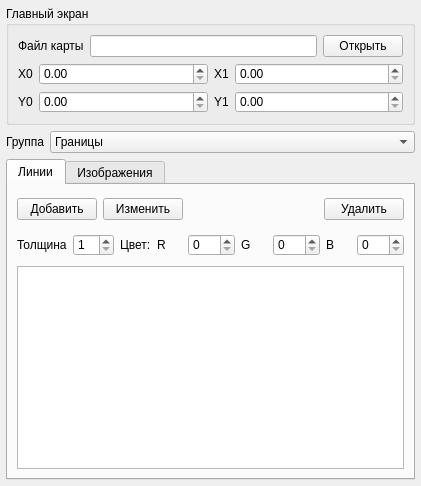
<?xml version="1.0" encoding="UTF-8"?>
<ui version="4.0">
 <class>AdminForm</class>
 <widget class="QWidget" name="AdminForm">
  <property name="windowModality">
   <enum>Qt::NonModal</enum>
  </property>
  <property name="geometry">
   <rect>
    <x>0</x>
    <y>0</y>
    <width>421</width>
    <height>486</height>
   </rect>
  </property>
  <property name="windowTitle">
   <string>Управление</string>
  </property>
  <layout class="QVBoxLayout" name="verticalLayout_2">
   <property name="leftMargin">
    <number>6</number>
   </property>
   <property name="topMargin">
    <number>6</number>
   </property>
   <property name="rightMargin">
    <number>6</number>
   </property>
   <property name="bottomMargin">
    <number>6</number>
   </property>
   <item>
    <widget class="QGroupBox" name="groupBox">
     <property name="sizePolicy">
      <sizepolicy hsizetype="Preferred" vsizetype="Fixed">
       <horstretch>0</horstretch>
       <verstretch>0</verstretch>
      </sizepolicy>
     </property>
     <property name="title">
      <string>Главный экран</string>
     </property>
     <layout class="QVBoxLayout" name="verticalLayout">
      <item>
       <widget class="QFrame" name="frame">
        <property name="sizePolicy">
         <sizepolicy hsizetype="Preferred" vsizetype="Preferred">
          <horstretch>0</horstretch>
          <verstretch>0</verstretch>
         </sizepolicy>
        </property>
        <property name="styleSheet">
         <string notr="true">QFrame {
border: none;
}</string>
        </property>
        <property name="frameShape">
         <enum>QFrame::StyledPanel</enum>
        </property>
        <property name="frameShadow">
         <enum>QFrame::Raised</enum>
        </property>
        <layout class="QGridLayout" name="gridLayout">
         <property name="leftMargin">
          <number>0</number>
         </property>
         <property name="topMargin">
          <number>0</number>
         </property>
         <property name="rightMargin">
          <number>0</number>
         </property>
         <property name="bottomMargin">
          <number>0</number>
         </property>
         <item row="0" column="3">
          <widget class="QPushButton" name="bgImg">
           <property name="text">
            <string>Открыть</string>
           </property>
          </widget>
         </item>
         <item row="0" column="2">
          <widget class="QLineEdit" name="bgLine"/>
         </item>
         <item row="0" column="1">
          <widget class="QLabel" name="label">
           <property name="text">
            <string>Файл карты</string>
           </property>
          </widget>
         </item>
        </layout>
       </widget>
      </item>
      <item>
       <widget class="QFrame" name="frame_2">
        <property name="styleSheet">
         <string notr="true">QFrame {
border: none;
}</string>
        </property>
        <property name="frameShape">
         <enum>QFrame::StyledPanel</enum>
        </property>
        <property name="frameShadow">
         <enum>QFrame::Raised</enum>
        </property>
        <layout class="QGridLayout" name="gridLayout_2">
         <property name="leftMargin">
          <number>0</number>
         </property>
         <property name="topMargin">
          <number>0</number>
         </property>
         <property name="rightMargin">
          <number>0</number>
         </property>
         <property name="bottomMargin">
          <number>0</number>
         </property>
         <item row="0" column="1">
          <widget class="QDoubleSpinBox" name="x0">
           <property name="sizePolicy">
            <sizepolicy hsizetype="Expanding" vsizetype="Fixed">
             <horstretch>0</horstretch>
             <verstretch>0</verstretch>
            </sizepolicy>
           </property>
           <property name="maximum">
            <double>99999.990000000005239</double>
           </property>
          </widget>
         </item>
         <item row="1" column="2">
          <widget class="QLabel" name="label_4">
           <property name="text">
            <string>Y1</string>
           </property>
          </widget>
         </item>
         <item row="0" column="0">
          <widget class="QLabel" name="label_5">
           <property name="text">
            <string>X0</string>
           </property>
          </widget>
         </item>
         <item row="1" column="0">
          <widget class="QLabel" name="label_3">
           <property name="text">
            <string>Y0</string>
           </property>
          </widget>
         </item>
         <item row="1" column="1">
          <widget class="QDoubleSpinBox" name="y0">
           <property name="sizePolicy">
            <sizepolicy hsizetype="Expanding" vsizetype="Fixed">
             <horstretch>0</horstretch>
             <verstretch>0</verstretch>
            </sizepolicy>
           </property>
           <property name="maximum">
            <double>99999.990000000005239</double>
           </property>
          </widget>
         </item>
         <item row="0" column="2">
          <widget class="QLabel" name="label_2">
           <property name="text">
            <string>X1</string>
           </property>
          </widget>
         </item>
         <item row="0" column="3">
          <widget class="QDoubleSpinBox" name="x1">
           <property name="sizePolicy">
            <sizepolicy hsizetype="Expanding" vsizetype="Fixed">
             <horstretch>0</horstretch>
             <verstretch>0</verstretch>
            </sizepolicy>
           </property>
           <property name="maximum">
            <double>99999.990000000005239</double>
           </property>
          </widget>
         </item>
         <item row="1" column="3">
          <widget class="QDoubleSpinBox" name="y1">
           <property name="sizePolicy">
            <sizepolicy hsizetype="Expanding" vsizetype="Fixed">
             <horstretch>0</horstretch>
             <verstretch>0</verstretch>
            </sizepolicy>
           </property>
           <property name="maximum">
            <double>99999.990000000005239</double>
           </property>
          </widget>
         </item>
        </layout>
       </widget>
      </item>
     </layout>
    </widget>
   </item>
   <item>
    <widget class="QFrame" name="frame_3">
     <property name="sizePolicy">
      <sizepolicy hsizetype="Preferred" vsizetype="Fixed">
       <horstretch>0</horstretch>
       <verstretch>0</verstretch>
      </sizepolicy>
     </property>
     <property name="styleSheet">
      <string notr="true">QFrame {
border: none;
}</string>
     </property>
     <property name="frameShape">
      <enum>QFrame::StyledPanel</enum>
     </property>
     <property name="frameShadow">
      <enum>QFrame::Raised</enum>
     </property>
     <layout class="QFormLayout" name="formLayout">
      <property name="leftMargin">
       <number>0</number>
      </property>
      <property name="topMargin">
       <number>0</number>
      </property>
      <property name="rightMargin">
       <number>0</number>
      </property>
      <property name="bottomMargin">
       <number>0</number>
      </property>
      <item row="0" column="0">
       <widget class="QLabel" name="label_6">
        <property name="text">
         <string>Группа</string>
        </property>
       </widget>
      </item>
      <item row="0" column="1">
       <widget class="QComboBox" name="comboBox">
        <item>
         <property name="text">
          <string>Границы</string>
         </property>
        </item>
        <item>
         <property name="text">
          <string>Дороги</string>
         </property>
        </item>
        <item>
         <property name="text">
          <string>Трасса</string>
         </property>
        </item>
       </widget>
      </item>
     </layout>
    </widget>
   </item>
   <item>
    <widget class="QTabWidget" name="tabWidget">
     <property name="currentIndex">
      <number>0</number>
     </property>
     <widget class="QWidget" name="tab">
      <attribute name="title">
       <string>Линии</string>
      </attribute>
      <layout class="QVBoxLayout" name="verticalLayout_3">
       <item>
        <widget class="QFrame" name="frame_4">
         <property name="sizePolicy">
          <sizepolicy hsizetype="Preferred" vsizetype="Fixed">
           <horstretch>0</horstretch>
           <verstretch>0</verstretch>
          </sizepolicy>
         </property>
         <property name="minimumSize">
          <size>
           <width>0</width>
           <height>30</height>
          </size>
         </property>
         <property name="styleSheet">
          <string notr="true">QFrame {border: none;}</string>
         </property>
         <property name="frameShape">
          <enum>QFrame::StyledPanel</enum>
         </property>
         <property name="frameShadow">
          <enum>QFrame::Raised</enum>
         </property>
         <layout class="QGridLayout" name="gridLayout_3">
          <property name="leftMargin">
           <number>0</number>
          </property>
          <property name="topMargin">
           <number>0</number>
          </property>
          <property name="rightMargin">
           <number>0</number>
          </property>
          <property name="bottomMargin">
           <number>0</number>
          </property>
          <item row="0" column="1">
           <widget class="QPushButton" name="editLine">
            <property name="text">
             <string>Изменить</string>
            </property>
            <property name="checkable">
             <bool>false</bool>
            </property>
           </widget>
          </item>
          <item row="0" column="0">
           <widget class="QPushButton" name="addLine">
            <property name="text">
             <string>Добавить</string>
            </property>
           </widget>
          </item>
          <item row="0" column="3">
           <widget class="QPushButton" name="rmLine">
            <property name="text">
             <string>Удалить</string>
            </property>
           </widget>
          </item>
          <item row="0" column="2">
           <spacer name="horizontalSpacer">
            <property name="orientation">
             <enum>Qt::Horizontal</enum>
            </property>
            <property name="sizeHint" stdset="0">
             <size>
              <width>126</width>
              <height>20</height>
             </size>
            </property>
           </spacer>
          </item>
         </layout>
        </widget>
       </item>
       <item>
        <widget class="QFrame" name="frame_6">
         <property name="sizePolicy">
          <sizepolicy hsizetype="Preferred" vsizetype="Fixed">
           <horstretch>0</horstretch>
           <verstretch>0</verstretch>
          </sizepolicy>
         </property>
         <property name="minimumSize">
          <size>
           <width>0</width>
           <height>30</height>
          </size>
         </property>
         <property name="styleSheet">
          <string notr="true">QFrame {border: none;}</string>
         </property>
         <property name="frameShape">
          <enum>QFrame::StyledPanel</enum>
         </property>
         <property name="frameShadow">
          <enum>QFrame::Raised</enum>
         </property>
         <layout class="QGridLayout" name="gridLayout_5">
          <property name="leftMargin">
           <number>0</number>
          </property>
          <property name="topMargin">
           <number>0</number>
          </property>
          <property name="rightMargin">
           <number>0</number>
          </property>
          <property name="bottomMargin">
           <number>0</number>
          </property>
          <item row="0" column="1">
           <widget class="QLabel" name="label_7">
            <property name="text">
             <string>Толщина</string>
            </property>
           </widget>
          </item>
          <item row="0" column="2">
           <widget class="QSpinBox" name="bold">
            <property name="minimum">
             <number>1</number>
            </property>
            <property name="maximum">
             <number>10</number>
            </property>
           </widget>
          </item>
          <item row="0" column="6">
           <widget class="QSpinBox" name="red">
            <property name="minimum">
             <number>0</number>
            </property>
            <property name="maximum">
             <number>255</number>
            </property>
            <property name="value">
             <number>0</number>
            </property>
           </widget>
          </item>
          <item row="0" column="8">
           <widget class="QSpinBox" name="green">
            <property name="minimum">
             <number>0</number>
            </property>
            <property name="maximum">
             <number>255</number>
            </property>
            <property name="value">
             <number>0</number>
            </property>
           </widget>
          </item>
          <item row="0" column="3">
           <widget class="QLabel" name="label_8">
            <property name="text">
             <string>Цвет:</string>
            </property>
           </widget>
          </item>
          <item row="0" column="9">
           <widget class="QLabel" name="label_11">
            <property name="text">
             <string>B</string>
            </property>
           </widget>
          </item>
          <item row="0" column="10">
           <widget class="QSpinBox" name="blue">
            <property name="minimum">
             <number>0</number>
            </property>
            <property name="maximum">
             <number>255</number>
            </property>
            <property name="value">
             <number>0</number>
            </property>
           </widget>
          </item>
          <item row="0" column="4">
           <widget class="QLabel" name="label_9">
            <property name="text">
             <string>R</string>
            </property>
           </widget>
          </item>
          <item row="0" column="7">
           <widget class="QLabel" name="label_10">
            <property name="text">
             <string>G</string>
            </property>
           </widget>
          </item>
         </layout>
        </widget>
       </item>
       <item>
        <widget class="QTableView" name="tableView_2"/>
       </item>
      </layout>
     </widget>
     <widget class="QWidget" name="tab_2">
      <attribute name="title">
       <string>Изображения</string>
      </attribute>
      <layout class="QVBoxLayout" name="verticalLayout_4">
       <item>
        <widget class="QFrame" name="frame_5">
         <property name="sizePolicy">
          <sizepolicy hsizetype="Preferred" vsizetype="Fixed">
           <horstretch>0</horstretch>
           <verstretch>0</verstretch>
          </sizepolicy>
         </property>
         <property name="minimumSize">
          <size>
           <width>0</width>
           <height>30</height>
          </size>
         </property>
         <property name="styleSheet">
          <string notr="true">QFrame {border: none;}</string>
         </property>
         <property name="frameShape">
          <enum>QFrame::StyledPanel</enum>
         </property>
         <property name="frameShadow">
          <enum>QFrame::Raised</enum>
         </property>
         <layout class="QGridLayout" name="gridLayout_4">
          <property name="leftMargin">
           <number>0</number>
          </property>
          <property name="topMargin">
           <number>0</number>
          </property>
          <property name="rightMargin">
           <number>0</number>
          </property>
          <property name="bottomMargin">
           <number>0</number>
          </property>
          <item row="0" column="0">
           <widget class="QPushButton" name="addImg">
            <property name="text">
             <string>Добавить</string>
            </property>
           </widget>
          </item>
          <item row="0" column="1">
           <widget class="QPushButton" name="editImg">
            <property name="text">
             <string>Изменить</string>
            </property>
           </widget>
          </item>
          <item row="0" column="2">
           <spacer name="horizontalSpacer_2">
            <property name="orientation">
             <enum>Qt::Horizontal</enum>
            </property>
            <property name="sizeHint" stdset="0">
             <size>
              <width>126</width>
              <height>20</height>
             </size>
            </property>
           </spacer>
          </item>
          <item row="0" column="3">
           <widget class="QPushButton" name="rmImg">
            <property name="text">
             <string>Удалить</string>
            </property>
           </widget>
          </item>
         </layout>
        </widget>
       </item>
       <item>
        <widget class="QTableView" name="tableView"/>
       </item>
      </layout>
     </widget>
    </widget>
   </item>
  </layout>
 </widget>
 <resources/>
 <connections/>
</ui>
